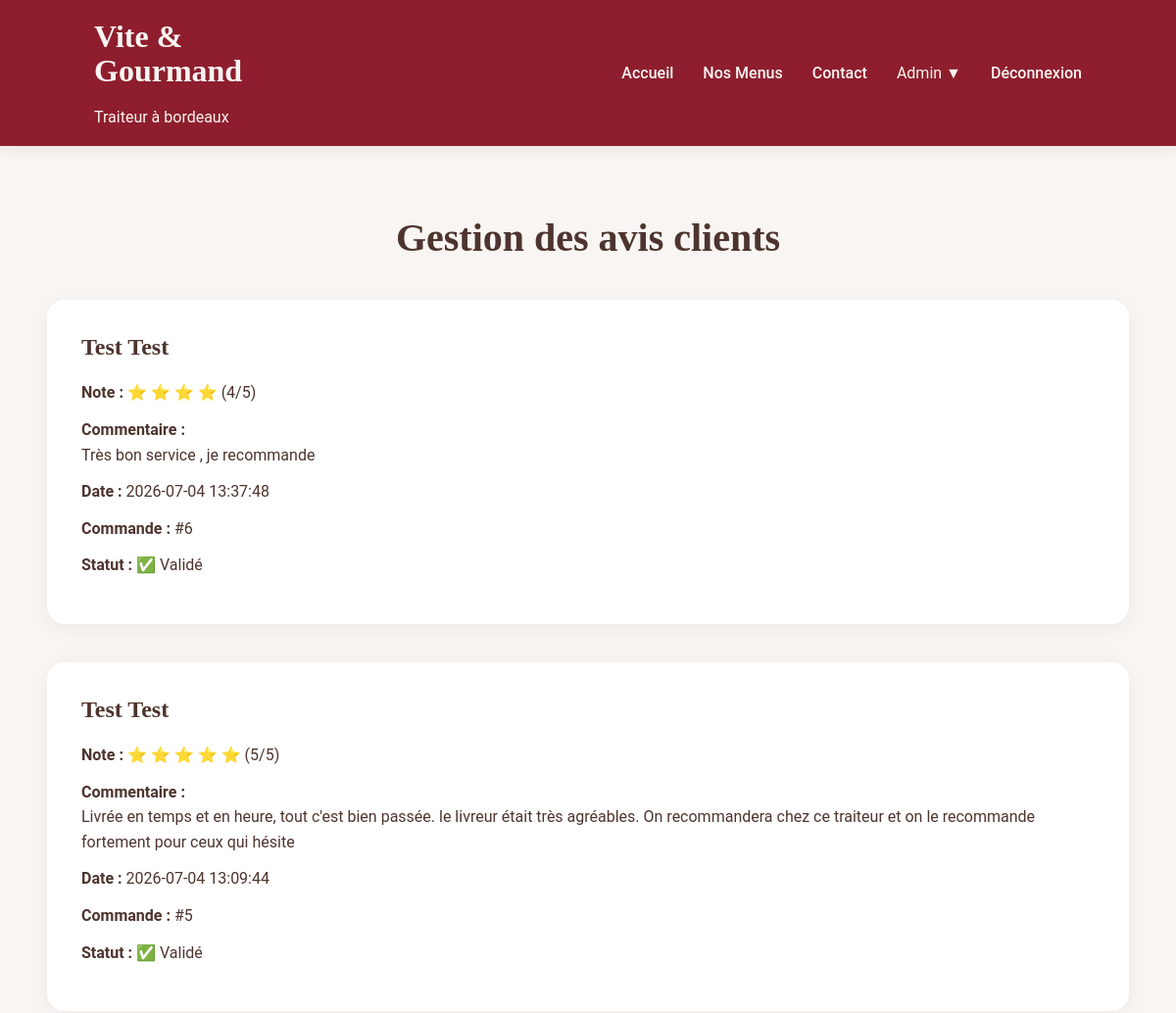
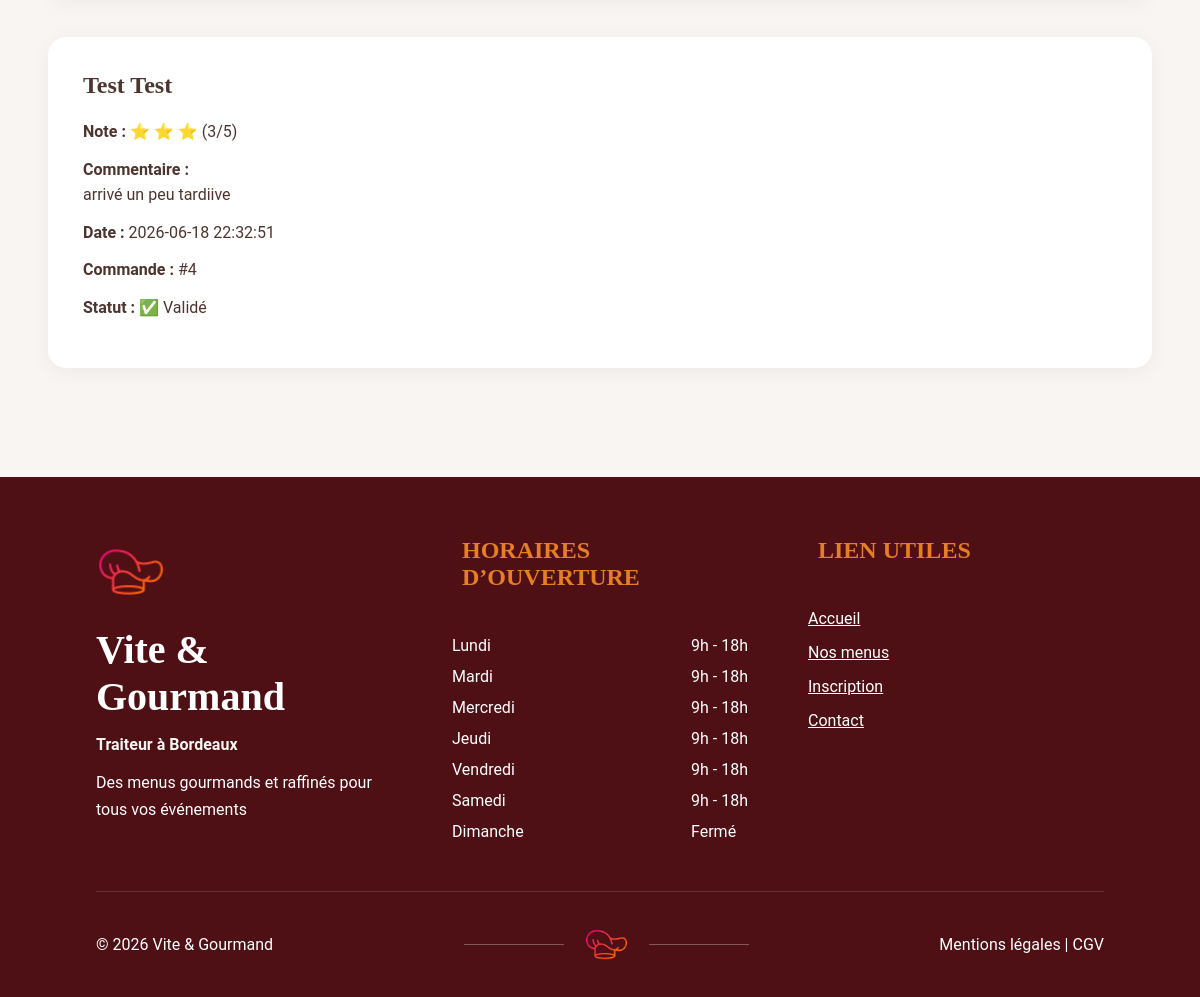
Screenshot of /pages/admin/admin-avis.php (signed in) with the database file from the repository (2 pictures, top to bottom).
### tables this page shows
CREATE TABLE `avis` (
  `idAvis` int(11) NOT NULL,
  `note` int(11) NOT NULL CHECK (`note` between 1 and 5),
  `commentaire` text DEFAULT NULL,
  `valide` tinyint(1) DEFAULT 0,
  `dateAvis` datetime DEFAULT current_timestamp(),
  `idUtilisateur` int(11) NOT NULL,
  `idCommande` int(11) NOT NULL
);

CREATE TABLE `utilisateur` (
  `idUtilisateur` int(11) NOT NULL,
  `nom` varchar(100) NOT NULL,
  `prenom` varchar(100) NOT NULL,
  `email` varchar(150) NOT NULL,
  `motDePasse` varchar(255) NOT NULL,
  `telephone` varchar(20) DEFAULT NULL,
  `adresse` varchar(255) DEFAULT NULL,
  `idRole` int(11) NOT NULL,
  `ville` varchar(100) DEFAULT NULL,
  `codePostal` varchar(20) DEFAULT NULL,
  `pays` varchar(100) DEFAULT NULL,
  `actif` tinyint(1) NOT NULL DEFAULT 1,
  `resetToken` varchar(255) DEFAULT NULL,
  `resetExpire` datetime DEFAULT NULL
);

### pages/admin/admin-avis.php (the view, shortened to what this page needs)
<?php
require '../../config/database.php';
$sql = "
SELECT
    a.*,
    u.nom,
    u.prenom
FROM avis a
INNER JOIN utilisateur u
ON a.idUtilisateur = u.idUtilisateur
ORDER BY a.dateAvis DESC
";
$query = $pdo->prepare($sql);
$query->execute();
$avis = $query->fetchAll();
?>
<!DOCTYPE html>
<html lang="fr">
<head>
    <link rel="stylesheet" href="../../css/vite&gourmand.css">
    <link rel="stylesheet" href="../../css/admin_client/admin_client1.css">
</head>
<body>
<?php require '../../includes/navbar.php'; ?>
<main class="container">
    <h1 class="page-title">Gestion des avis clients</h1>
    <?php foreach($avis as $unAvis): ?>
        <div class="card">
            <h3>
                <?= htmlspecialchars($unAvis['prenom']); ?>
                <?= htmlspecialchars($unAvis['nom']); ?>
            </h3>
            <p>
                <strong>Note :</strong>
                <?php for($i = 0; $i < $unAvis['note']; $i++): ?>
                    ⭐
                <?php endfor; ?>
                (<?= $unAvis['note']; ?>/5)
            </p>
            <p>
                <strong>Commentaire :</strong>
                <br>
                <?= nl2br(htmlspecialchars($unAvis['commentaire'])); ?>
            </p>
            <p>
                <strong>Date :</strong>
                <?= htmlspecialchars($unAvis['dateAvis']); ?>
            </p>
            <p>
                <strong>Commande :</strong>
                #<?= (int) $unAvis['idCommande']; ?>
            </p>
            <p>
                <strong>Statut :</strong>
                <?php if($unAvis['valide']): ?>
                    ✅ Validé
                <?php else: ?>
                    ⏳ En attente
                <?php endif; ?>
            </p>
        </div>
        <br>
    <?php endforeach; ?>
</main>
<?php require '../../includes/footer.php'; ?>
</body>
</html>

### css/vite&gourmand.css (style rules this page uses)
* { margin: 0; padding: 0; box-sizing: border-box; }
body { font-family: 'Roboto', sans-serif; background: #F8F5F2; color: #4E342E; }
.page-title { text-align: center; font-family: 'Playfair Display', serif; font-size: 40px; margin-bottom: 40px; }
h3 { font-family: 'Playfair Display', serif; font-size: 24px; margin-bottom: 20px; }

### css/admin_client/admin_client1.css (style rules this page uses)
.container { width: 92%; max-width: 1300px; margin: 70px auto; }
.card { background: white; border-radius: 18px; padding: 35px; margin-bottom: 20px; box-shadow: 0 4px 20px rgba(0, 0, 0, 0.05); }
.card p { margin-bottom: 12px; line-height: 1.6; }

### rows the page displays
avis: idUtilisateur.prenom "Test", idUtilisateur.nom "Test", note "4", commentaire "Très bon service , je recommande", dateAvis "2026-07-04 13:37:48", idCommande "6", valide "✅ Validé"
avis: idUtilisateur.prenom "Test", idUtilisateur.nom "Test", note "5", commentaire "Livrée en temps et en heure, tout c'est bien passée. le livreur était très agréables. On recommandera chez ce traiteur et on le recommande fortement pour ceux qui hésite", dateAvis "2026-07-04 13:09:44", idCommande "5", valide "✅ Validé"
avis: idUtilisateur.prenom "Test", idUtilisateur.nom "Test", note "3", commentaire "arrivé un peu tardiive", dateAvis "2026-06-18 22:32:51", idCommande "4", valide "✅ Validé"
